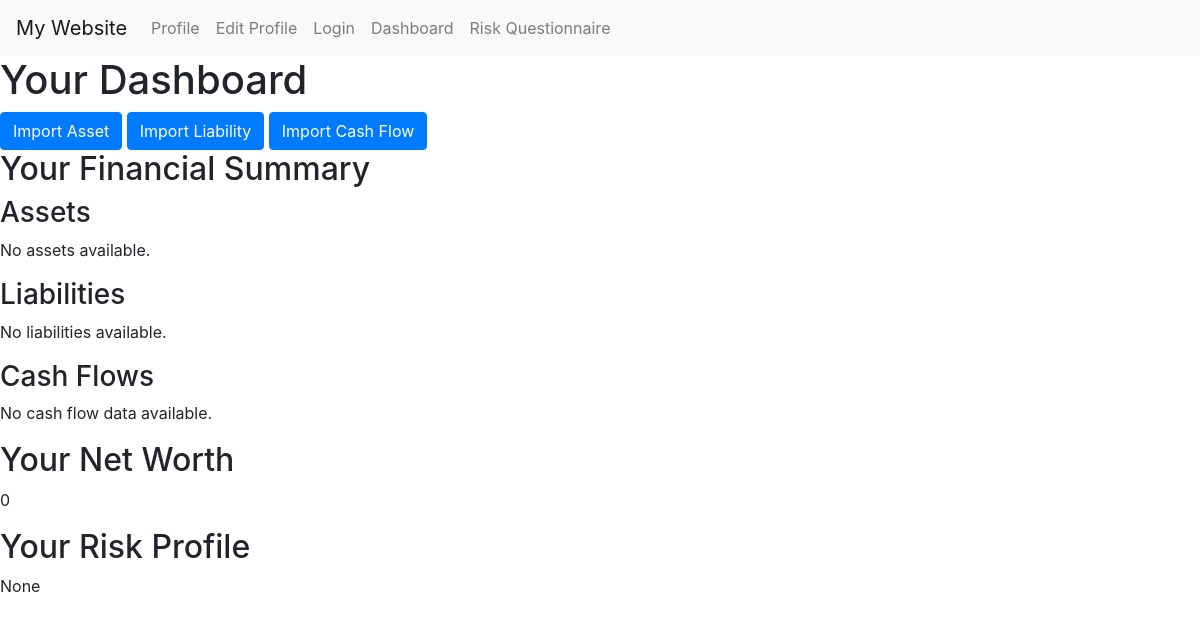
The app's page /Finapp/dashboard/ (signed in), older data.
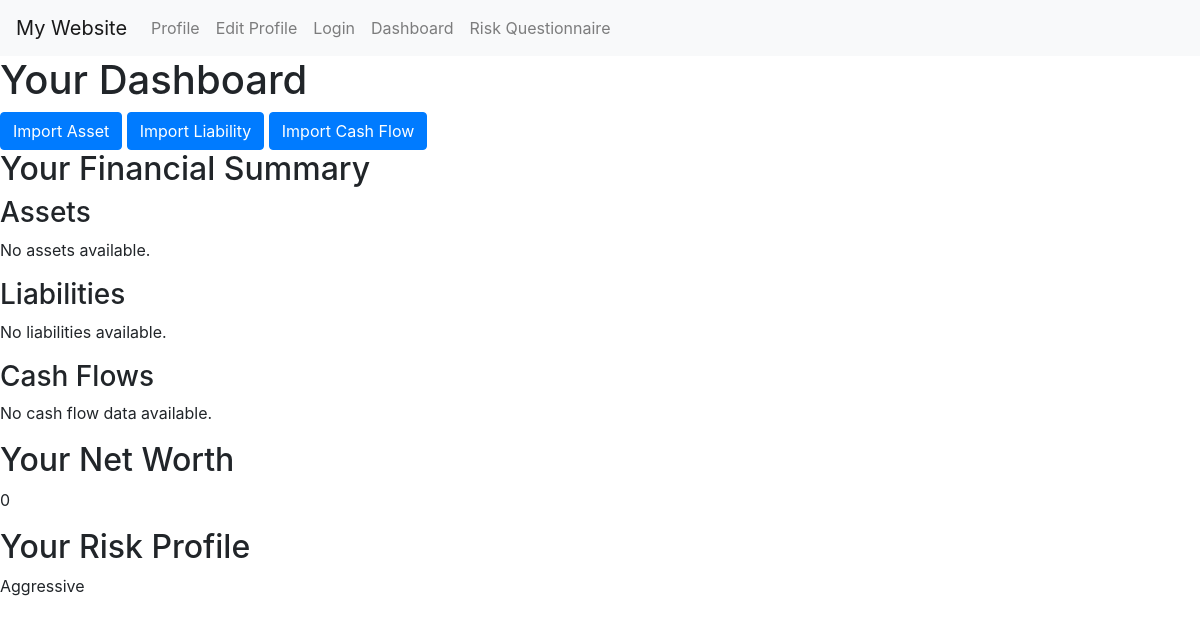
The same page, newer data.
### Finapp/models.py (models this page shows, shortened)
class UserProfile(models.Model):
    user = models.OneToOneField(User, on_delete=models.CASCADE)
    full_name = models.CharField(max_length=255)
    bio = models.TextField(blank=True)
    profile_picture = models.ImageField(upload_to='profile_pics/', blank=True)
    risk_profile = models.CharField(max_length=50, blank=True, null=True)

### Finapp/views.py (the view)
# urls.py: path('dashboard/', views.dashboard, name='dashboard'),
@login_required
def dashboard(request):
    assets = Asset.objects.filter(user=request.user)
    liabilities = Liability.objects.filter(user=request.user)
    cash_flows = CashFlow.objects.filter(user=request.user)
    user_profile = UserProfile.objects.get(user=request.user)  # Get the user profile
    total_assets = assets.aggregate(total=models.Sum('amount'))['total'] or 0
    total_liabilities = liabilities.aggregate(total=models.Sum('amount'))['total'] or 0
    net_worth = total_assets - total_liabilities
    context = {
        'assets': assets,
        'liabilities': liabilities,
        'cash_flows': cash_flows,
        'net_worth': net_worth,
        'risk_profile': user_profile.risk_profile,  # Add the risk profile to the context
    }
    return render(request, 'Finapp/dashboard.html', context)

### Finapp/templates/Finapp/dashboard.html
{% extends 'base.html' %}
{% block content %}
    <h1>Your Dashboard</h1>
    <div class="dashboard-links">
        <a href="{% url 'Finapp:import_asset' %}" class="btn btn-primary">Import Asset</a>
        <a href="{% url 'Finapp:import_liability' %}" class="btn btn-primary">Import Liability</a>
        <a href="{% url 'Finapp:import_cash_flow' %}" class="btn btn-primary">Import Cash Flow</a>
    </div>
    <div class="financial-summary">
        <h2>Your Financial Summary</h2>
        <h3>Assets</h3>
        {% for asset in assets %}
            <div class="financial-data">
                <p>{{ asset.name }}: {{ asset.amount }}</p>
            </div>
        {% empty %}
            <p>No assets available.</p>
        {% endfor %}
        <h3>Liabilities</h3>
        {% for liability in liabilities %}
            <div class="financial-data">
                <p>{{ liability.name }}: {{ liability.amount }}</p>
            </div>
        {% empty %}
            <p>No liabilities available.</p>
        {% endfor %}
        <h3>Cash Flows</h3>
        {% for cash_flow in cash_flows %}
            <div class="financial-data">
                <p>Date: {{ cash_flow.date }} - Amount: {{ cash_flow.amount }}</p>
            </div>
        {% empty %}
            <p>No cash flow data available.</p>
        {% endfor %}
    </div>
    <div class="net-worth-section">
        <h2>Your Net Worth</h2>
        <p>{{ net_worth }}</p>
    </div>
    <div class="risk-profile-section">
        <h2>Your Risk Profile</h2>
        <p>{{ risk_profile }}</p>
    </div>
{% endblock %}

### Finapp/templates/base.html (shortened to what this page needs)
<!DOCTYPE html>
<html lang="en">
<head>
    <link rel="stylesheet" href="https://stackpath.bootstrapcdn.com/bootstrap/4.5.2/css/bootstrap.min.css">
</head>
<body>
    <nav class="navbar navbar-expand-lg navbar-light bg-light">
        <a class="navbar-brand" href="#">My Website</a>
        <div class="collapse navbar-collapse" id="navbarNav">
            <ul class="navbar-nav">
                <li class="nav-item">
                    <a class="nav-link" href="{% url 'Finapp:view_profile' %}">Profile</a>
                </li>
                <li class="nav-item">
                    <a class="nav-link" href="{% url 'Finapp:edit_profile' %}">Edit Profile</a>
                </li>
                <li class="nav-item">
                    <a class="nav-link" href="{% url 'Finapp:login' %}">Login</a>
                </li>
                <li class="nav-item">
                    <a class="nav-link" href="{% url 'Finapp:dashboard' %}">Dashboard</a>
                </li>
                <li class="nav-item">
                    <a class="nav-link" href="{% url 'Finapp:questionnaire' %}">Risk Questionnaire</a>
                </li>
            </ul>
        </div>
    </nav>
    <main>
        {% block content %}{% endblock %}
    </main>
</body>
</html>

Row changes from the older to the newer data that the page shows:
now on this page (row edited): UserProfile: risk_profile "Aggressive"
Text that changed along with them:
{{ risk_profile }}: "None" → (not shown)
